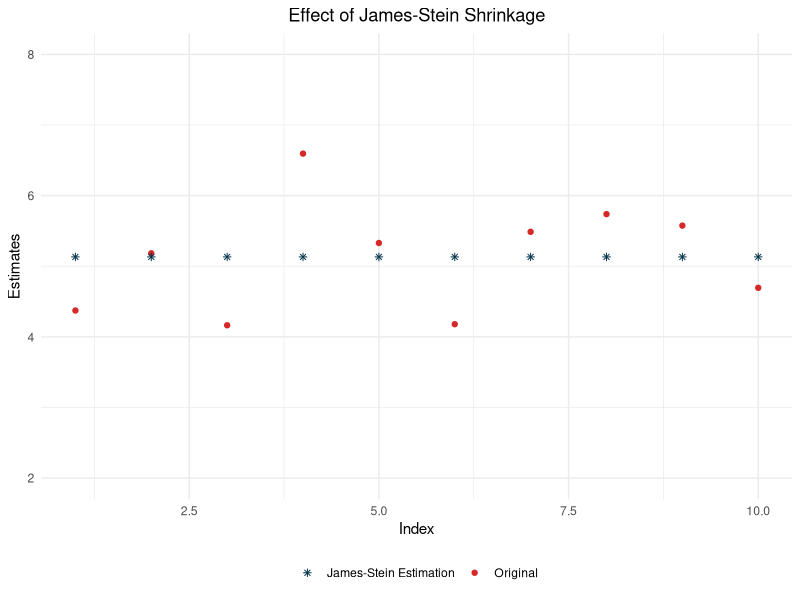
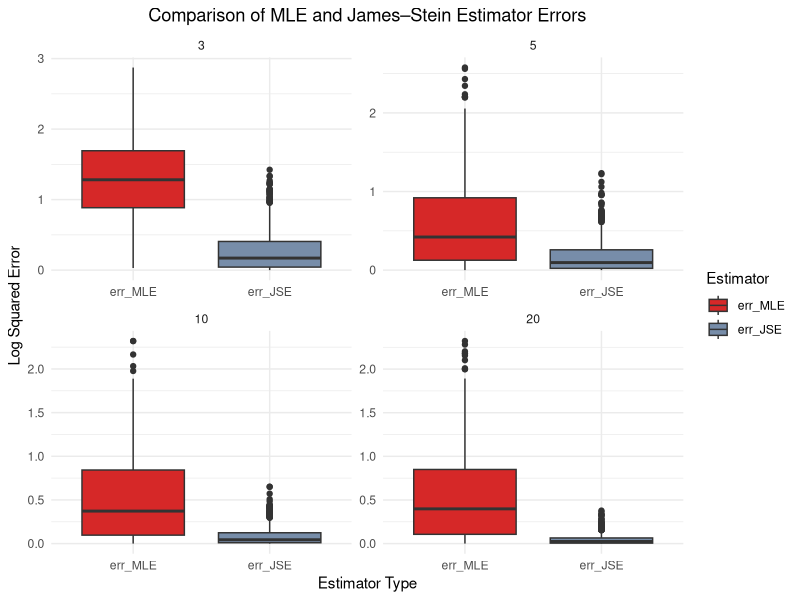
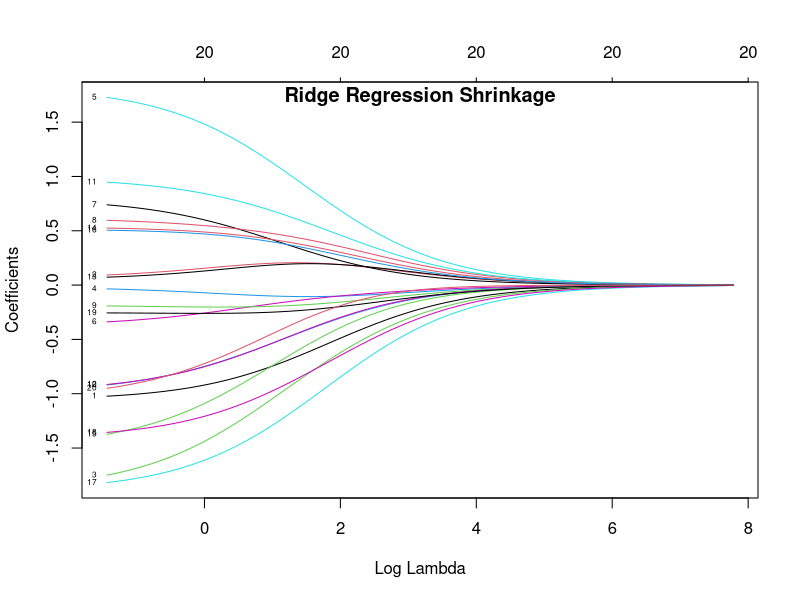

These figures' R source, in order:
## ---- chunk 1
library(ggplot2)
library(glmnet)
## ---- chunk 2
# Function to apply James-Stein Estimator
james_stein_estimator <- function(z, sigma_squared) {
  n <- length(z)
  z_bar <- mean(z)
  s_squared <- sum((z - z_bar)^2) / n
  shrinkage_factor <- 1 - ((n-3) * sigma_squared / s_squared)
  shrinkage_factor <- max(0, shrinkage_factor)  # Ensure non-negative shrinkage
  return(z_bar + shrinkage_factor * (z - z_bar))
}
## ---- chunk 3
# Simulate data
set.seed(1)
z <- rnorm(10, mean = 5, sd = 1)
sigma_squared <- 1

# Apply the JSE
jse_results <- james_stein_estimator(z, sigma_squared)
print(jse_results)
## ---- chunk 4
data <- data.frame(Index = 1:length(z),
                   Original = z,
                   JamesStein = jse_results)

ggplot(data) +
  geom_point(aes(x = Index, y = Original, color = "Original"), pch = 19) +
  geom_point(aes(x = Index, y = JamesStein, color = "James-Stein Estimation"), pch = 8) +
  scale_color_manual(values = c("Original" = "#d62828", "James-Stein Estimation" = "#003049")) +
  labs(x = "Index", y = "Estimates", title = "Effect of James-Stein Shrinkage") +
  theme_minimal() +
  theme(
    plot.title = element_text(hjust = 0.5),
    legend.title = element_blank(),
    legend.position = 'bottom'
    ) +
  ylim(2, 8)
## ---- chunk 5
# Perform simulations and calculate MLE and JSE
simulate_estimators <- function(n, mu = 5, sigma = 1, num_sim = 1000) {
  mle_errors <- numeric(num_sim)
  jse_errors <- numeric(num_sim)
  
  for (i in 1:num_sim) {
    # Simulate data
    z <- rnorm(n, mean = mu, sd = sigma)
    mle <- mean(z)
    s_squared <- sum((z - mle)^2) / n
    shrinkage_factor <- 1 - ((n-3) * sigma^2 / s_squared)
    shrinkage_factor <- max(0, shrinkage_factor)  # Ensuring non-negative shrinkage
    jse <- mle + shrinkage_factor * (z - mle)
    
    # Calculate errors
    mle_errors[i] <- sum((mle - mu)^2)
    jse_errors[i] <- sum((jse - mu)^2)
  }
  
  data.frame(
    Error = c(jse_errors, mle_errors),
    Estimator = rep(c("err_MLE", "err_JSE"), each = num_sim),
    N = rep(n, 2 * num_sim)
  )
}

# Parameters
sample_sizes <- c(3, 5, 10, 20)
num_simulations <- 1000

# Run simulations for multiple sample sizes
results <- do.call(rbind, lapply(sample_sizes, function(n) {
  simulate_estimators(n = n, num_sim = num_simulations)
}))
results$Estimator <- factor(results$Estimator, levels = c("err_MLE", "err_JSE"))

# Plot
ggplot(results, aes(x = Estimator, y = log(Error + 1), fill = Estimator)) +
  geom_boxplot() +
  facet_wrap(~ N, scales = "free") +
  labs(title = "Comparison of MLE and James–Stein Estimator Errors",
       x = "Estimator Type",
       y = "Log Squared Error") +
  theme_minimal() +
  theme(plot.title = element_text(hjust = 0.5)) +
  scale_fill_manual(values = c("err_MLE" = "#d62828", "err_JSE" = "#778da9"))
## ---- chunk 6
# Simulate data
set.seed(1)
x <- matrix(rnorm(100*20), 100, 20)  # 100 observations, 20 predictors
beta <- runif(20, -2, 2)  # True coefficients
y <- x %*% beta + rnorm(100)  # Response variable

# Ridge regression
fit <- glmnet(x, y, alpha = 0)

# Plot shrinkage
plot(fit, xvar = "lambda", label = TRUE)
title(main = "Ridge Regression Shrinkage", line = -1)
